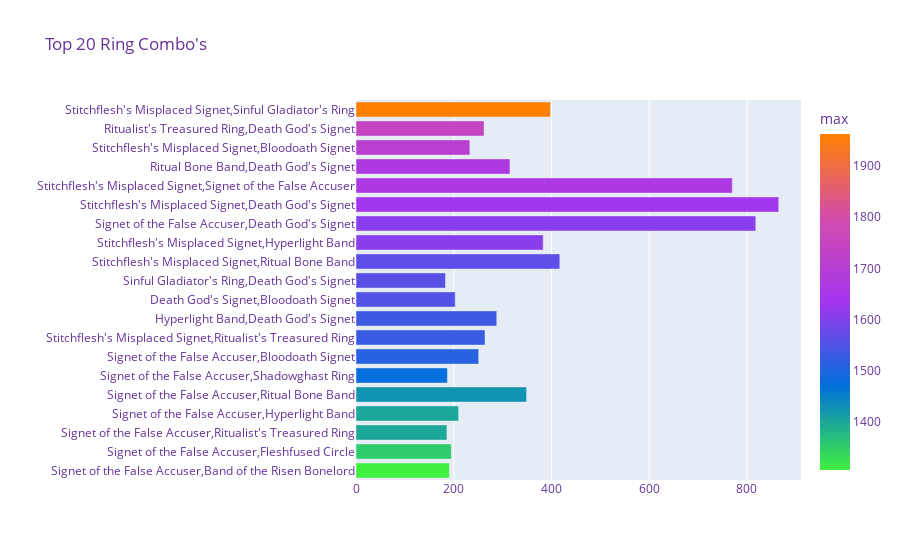

Here is the notebook cell this chart was saved with:
### Code cell
# Ring Combo's
gear_df['Ring 1'], gear_df['Ring 2']=gear_df[["Ring 1", "Ring 2"]].max(axis=1),gear_df[["Ring 1", "Ring 2"]].min(axis=1)
plot_df = gear_df.groupby(['Ring 1','Ring 2'])['Neck'].count().reset_index().rename(columns={'Neck':'count'}).sort_values('count',ascending=False)
test_score = gear_df.groupby(['Ring 1','Ring 2']).agg({'score' : ['mean', 'max','min']}).reset_index()
plot_df = plot_df.merge(test_score, how='right', on=['Ring 1','Ring 2'])
plot_df.columns = ['Ring 1', 'Ring 2', 'count', 'mean', 'max', 'min']
plot_df = plot_df.sort_values('count',ascending=False).head(20).sort_values('max',ascending=True)
plot_df['Rings'] = plot_df['Ring 1'] + "," + plot_df['Ring 2']
fig = px.bar(plot_df,
                 x="count",
                 y="Rings", 
                 color="max",
                 range_color = [plot_df['max'].min(), plot_df['max'].max()],
                 hover_data=['mean', 'min','max'],
                 color_continuous_scale= raiderio_colours,
                 title="Top 20 Ring Combo's")
fig.update_layout(
        xaxis_title="",
        yaxis_title="",
        legend_title="Raider.io",
        font=dict(size=12,
            color="RebeccaPurple")
)
fig.show()

### Figure 1 — Plotly figure (JSON) as saved in the notebook; plotly's stock layout.template omitted (floating-point values rounded to 4 significant figures)
{"data": [{"alignmentgroup": "True", "customdata": [[825.7, 262, 1305.0], [896.3, 158.9, 1352.0], [867.0, 162.2, 1399.0], [870.2, 184.6, 1399.0], [927.9, 118.8, 1425], [922.9, 167.6, 1477.0], [941.2, 240.1, 1508.0], [1002.0, 115.4, 1525.0], [1009.0, 162.2, 1531.0], [968.5, 113.2, 1553.0], [1113.0, 399.9, 1559.0], [1021.0, 101.5, 1564.0], [1069.0, 195.7, 1608.0], [1000.0, 141.5, 1609.0], [1061.0, 213.3, 1633.0], [1011.0, 56.6, 1664.0], [1039.0, 180.4, 1665.0], [1002.0, 250.1, 1705.0], [994.5, 240.9, 1747.0], [1223.0, 279.4, 1963.0]], "hovertemplate": "count=%{x}<br>Rings=%{y}<br>mean=%{customdata[0]}<br>min=%{customdata[1]}<br>max=%{marker.color}<extra></extra>", "legendgroup": "", "marker": {"color": [1305.0, 1352.0, 1399.0, 1399.0, 1425, 1477.0, 1508.0, 1525.0, 1531.0, 1553.0, 1559.0, 1564.0, 1608.0, 1609.0, 1633.0, 1664.0, 1665.0, 1705.0, 1747.0, 1963.0], "coloraxis": "coloraxis"}, "name": "", "offsetgroup": "", "orientation": "h", "showlegend": false, "textposition": "auto", "type": "bar", "x": [191, 195, 186, 210, 349, 187, 251, 264, 288, 203, 183, 417, 383, 818, 865, 770, 315, 233, 262, 398], "xaxis": "x", "y": ["Signet of the False Accuser,Band of the Risen Bonelord", "Signet of the False Accuser,Fleshfused Circle", "Signet of the False Accuser,Ritualist's Treasured Ring", "Signet of the False Accuser,Hyperlight Band", "Signet of the False Accuser,Ritual Bone Band", "Signet of the False Accuser,Shadowghast Ring", "Signet of the False Accuser,Bloodoath Signet", "Stitchflesh's Misplaced Signet,Ritualist's Treasured Ring", "Hyperlight Band,Death God's Signet", "Death God's Signet,Bloodoath Signet", "Sinful Gladiator's Ring,Death God's Signet", "Stitchflesh's Misplaced Signet,Ritual Bone Band", "Stitchflesh's Misplaced Signet,Hyperlight Band", "Signet of the False Accuser,Death God's Signet", "Stitchflesh's Misplaced Signet,Death God's Signet", "Stitchflesh's Misplaced Signet,Signet of the False Accuser", "Ritual Bone Band,Death God's Signet", "Stitchflesh's Misplaced Signet,Bloodoath Signet", "Ritualist's Treasured Ring,Death God's Signet", "Stitchflesh's Misplaced Signet,Sinful Gladiator's Ring"], "yaxis": "y"}], "layout": {"barmode": "relative", "coloraxis": {"cmax": 1963.0, "cmin": 1305.0, "colorbar": {"title": {"text": "max"}}, "colorscale": [[0, "#40f03e"], [0.25, "#0070dd"], [0.5, "#a335ee"], [0.75, "#d34cac"], [1, "#ff8000"]]}, "font": {"color": "RebeccaPurple", "size": 12}, "legend": {"title": {"text": "Raider.io"}, "tracegroupgap": 0}, "title": {"text": "Top 20 Ring Combo's"}, "xaxis": {"anchor": "y", "domain": [0, 1], "title": {"text": ""}}, "yaxis": {"anchor": "x", "domain": [0, 1], "title": {"text": ""}}}}
